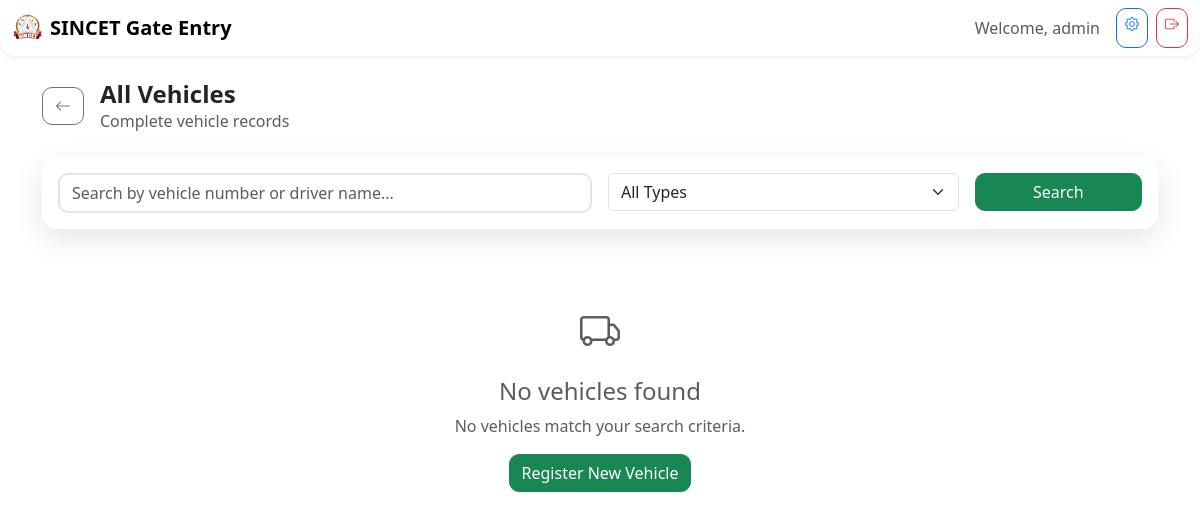
The app's page /vehicle/list (signed in), older data.
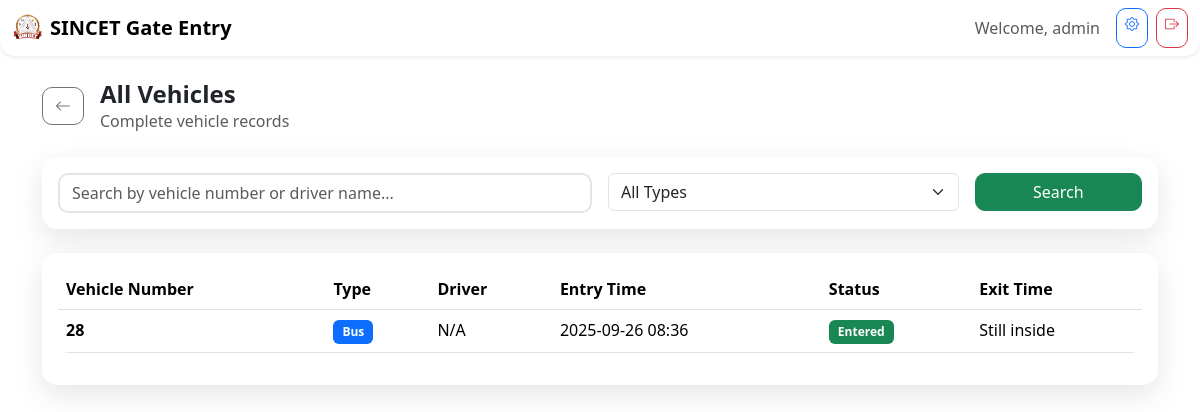
The same page, newer data.
### models.py (models this page shows, shortened)
class BusEntry(db.Model):
    __tablename__ = 'bus_entries'
    id = db.Column(db.String(36), primary_key=True, default=lambda: str(uuid.uuid4()))
    bus_number = db.Column(db.String(50), nullable=False)
    driver_name = db.Column(db.String(100))
    driver_phone = db.Column(db.String(20))
    entry_time = db.Column(db.DateTime, default=datetime.utcnow)
    exit_time = db.Column(db.DateTime)
    route = db.Column(db.String(100))
    passenger_count = db.Column(db.Integer)
    status = db.Column(db.String(20), default='entered')  # entered, exited
    created_by = db.Column(db.String(100))
    notes = db.Column(db.Text)
    vehicle_type = db.Column(db.String(20), default='bus')  # bus, vehicle
    created_at = db.Column(db.DateTime, default=datetime.utcnow)
    updated_at = db.Column(db.DateTime, default=datetime.utcnow, onupdate=datetime.utcnow)

### routes/vehicle.py (the view)
    def decorated_function(*args, **kwargs):
        if 'user_id' not in session:
            return redirect(url_for('auth.login'))
        return f(*args, **kwargs)

### routes/vehicle.py (called while the page is built)
def login_required(f):
    def decorated_function(*args, **kwargs):
        if 'user_id' not in session:
            return redirect(url_for('auth.login'))
        return f(*args, **kwargs)
    decorated_function.__name__ = f.__name__
    return decorated_function

@vehicle_bp.route('/list')
@login_required
def list():
    page = request.args.get('page', 1, type=int)
    search = request.args.get('search', '')
    vehicle_type = request.args.get('type', '')
    query = BusEntry.query
    if search:
        query = query.filter(
            (BusEntry.bus_number.contains(search)) |
            (BusEntry.driver_name.contains(search))
        )
    if vehicle_type:
        query = query.filter(BusEntry.vehicle_type == vehicle_type)
    vehicles = query.order_by(BusEntry.entry_time.desc()).paginate(
        page=page, per_page=20, error_out=False
    )
    return render_template('vehicle/list.html', vehicles=vehicles, search=search, vehicle_type=vehicle_type)

### templates/vehicle/list.html (shortened to what this page needs)
{% extends "base.html" %}
{% block content %}
<div class="container py-4">
    <div class="d-flex align-items-center mb-4">
        <a href="{{ url_for('index') }}" class="btn btn-outline-secondary me-3">
            <i class="bi bi-arrow-left"></i>
        </a>
        <div>
            <h1 class="h4 fw-bold mb-0">All Vehicles</h1>
            <p class="text-muted mb-0">Complete vehicle records</p>
        </div>
    </div>
    <div class="card mb-4">
        <div class="card-body">
            <form method="GET" class="row g-3">
                <div class="col-md-6">
                    <input type="text" class="form-control" name="search" value="{{ search }}"
                           placeholder="Search by vehicle number or driver name...">
                </div>
                <div class="col-md-4">
                    <select class="form-select" name="type">
                        <option value="">All Types</option>
                    </select>
                </div>
                <div class="col-md-2">
                    <button type="submit" class="btn btn-success w-100">Search</button>
                </div>
            </form>
        </div>
    </div>
    {% if vehicles.items %}
    <div class="card">
        <div class="card-body">
            <div class="table-responsive">
                <table class="table table-hover">
                    <thead>
                        <tr>
                            <th>Vehicle Number</th>
                            <th>Type</th>
                            <th>Driver</th>
                            <th>Entry Time</th>
                            <th>Status</th>
                            <th>Exit Time</th>
                        </tr>
                    </thead>
                    <tbody>
                        {% for vehicle in vehicles.items %}
                        <tr>
                            <td>
                                <strong>{{ vehicle.bus_number }}</strong>
                            </td>
                            <td>
                                <span class="badge bg-{{ 'primary' if vehicle.vehicle_type == 'bus' else 'secondary' }}">
                                    {{ vehicle.vehicle_type.title() }}
                                </span>
                            </td>
                            <td>
                                {{ vehicle.driver_name or 'N/A' }}
                            </td>
                            <td>{{ vehicle.entry_time.strftime('%Y-%m-%d %H:%M') if vehicle.entry_time else 'N/A' }}</td>
                            <td>
                                <span class="badge bg-{{ 'success' if vehicle.status == 'entered' else 'secondary' }}">
                                    {{ vehicle.status.title() }}
                                </span>
                            </td>
                            <td>{{ vehicle.exit_time.strftime('%Y-%m-%d %H:%M') if vehicle.exit_time else 'Still inside' }}</td>
                        </tr>
                        {% endfor %}
                    </tbody>
                </table>
            </div>
        </div>
    </div>
    {% else %}
    <div class="text-center py-5">
        <i class="bi bi-truck fs-1 text-muted"></i>
        <h4 class="mt-3 text-muted">No vehicles found</h4>
        <p class="text-muted">No vehicles match your search criteria.</p>
        <a href="{{ url_for('vehicle.entry') }}" class="btn btn-success">Register New Vehicle</a>
    </div>
    {% endif %}
</div>
{% endblock %}

Row changes from the older to the newer data that the page shows:
added BusEntry: bus_number "28", vehicle_type "Bus", driver_name "N/A", entry_time "2025-09-26 08:36", status "Entered", exit_time "Still inside"
Text that changed along with them:
text no longer shown: "No vehicles found No vehicles match your search criteria. Register New Vehicle"
text now shown: "Vehicle Number Type Driver Entry Time Status Exit Time"
